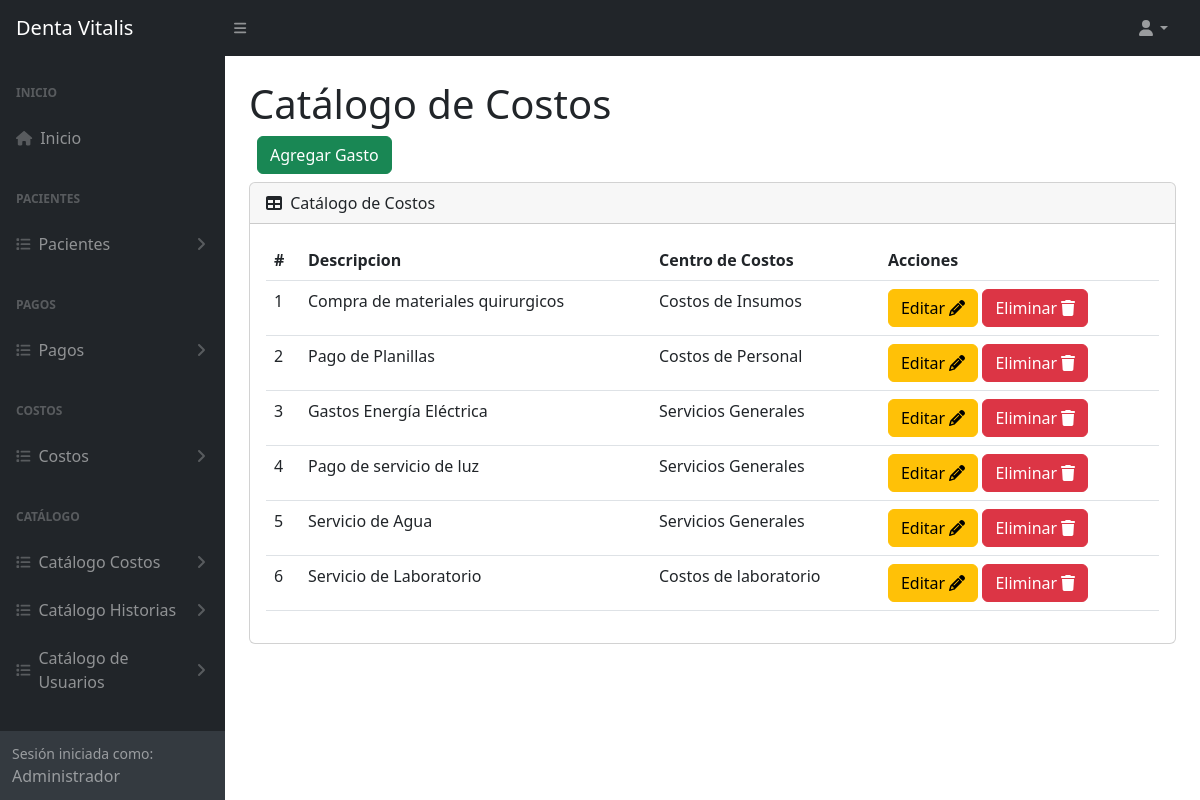
The app's page /gastos (signed in) with its own data.
### tables this page shows
CREATE TABLE `tba_gasto`  (
  `IdGasto` int NOT NULL AUTO_INCREMENT,
  `IdCentroCostos` int NOT NULL,
  `NombreGasto` varchar(150) NOT NULL,
  `FechaCreacion` datetime NOT NULL,
  `FechaActualizacion` datetime NOT NULL,
  PRIMARY KEY (`IdGasto`) USING BTREE,
  INDEX `tba_gasto_fkcentrocostos`(`IdCentroCostos`) USING BTREE,
  CONSTRAINT `tba_gasto_fkcentrocostos` FOREIGN KEY (`IdCentroCostos`) REFERENCES `tba_centrocostos` (`IdCentroCostos`) ON DELETE RESTRICT ON UPDATE RESTRICT
);

CREATE TABLE `tba_centrocostos`  (
  `IdCentroCostos` int NOT NULL AUTO_INCREMENT,
  `DescripcionCentro` varchar(100) NOT NULL,
  `FechaCreacion` datetime NOT NULL,
  `FechaActualizacion` datetime NOT NULL,
  PRIMARY KEY (`IdCentroCostos`) USING BTREE
);

### controller/plantilla.controller.php (called while the page is built)
<?php
class ControllerPlantilla
{
  static public function ctrPlantilla()
  {
    include "view/plantilla.php";
  }
}

### index.php (called while the page is built, shortened)
<?php
require_once "controller/plantilla.controller.php";
require_once "controller/gastos.controller.php";
require_once "controller/pagos.controller.php";
require_once "model/gastos.model.php";
$plantilla = new ControllerPlantilla();
$plantilla -> ctrPlantilla();

### controller/gastos.controller.php (called while the page is built, shortened)
<?php
class ControllerGastos
{
  public static function ctrMostrarGastos()
  {
    $tabla = "tba_gasto";
    $listaGastos = ModelGastos::mdlMostrarGastos($tabla);
    return $listaGastos;
  }
}

### model/conexion.php (called while the page is built)
<?php
class Conexion
{
  static public function conn()
  {
    $link = new PDO("mysql:host=localhost;dbname=db_dentavitalis","root","");
		$link->exec("set names utf8");
		return $link;
  }
}

### model/gastos.model.php (called while the page is built, shortened)
<?php
require_once "conexion.php";
class ModelGastos
{
  public static function mdlMostrarGastos($tabla)
  {
    $statement = Conexion::conn()->prepare("SELECT tba_gasto.IdGasto, tba_gasto.NombreGasto, tba_gasto.IdCentroCostos, tba_centrocostos.DescripcionCentro FROM $tabla INNER JOIN tba_centrocostos ON tba_gasto.IdCentroCostos = tba_centrocostos.IdCentroCostos ORDER BY IdGasto DESC");
    $statement -> execute();
    return $statement -> fetchAll();
  }
}

### view/modules/gastos.php (the view, shortened to what this page needs)
</div>
        </div>
        <div class="sb-sidenav-footer">
          <div class="small">Sesión iniciada como:</div>
          <?php echo $_SESSION["nombreUsuario"] ?>
        </div>
      </nav>
    </div>
    <div id="layoutSidenav_content">
      <main class="bg">
        <div class="container-fluid px-4">
          <h1 class="mt-4">Catálogo de Costos</h1>
          <div class="d-flex m-2">
            <button type="button" class="btn btn-success" data-bs-toggle="modal" data-bs-target="#modalAgregarGasto">
              Agregar Gasto
            </button>
          </div>
          <div class="card mb-4">
            <div class="card-header">
              <i class="fas fa-table me-1"></i>
              Catálogo de Costos
            </div>
            <div class="card-body">
              <table id="datatablesSimple" class="data-table-Gasto table">
                <thead>
                  <tr>
                    <th>#</th>
                    <th>Descripcion</th>
                    <th>Centro de Costos</th>
                    <th>Acciones</th>
                  </tr>
                </thead>
                <tbody>
                  <?php
                  $listaGastos = ControllerGastos::ctrMostrarGastos();
                  foreach ($listaGastos as $key => $value)
                  {
                    echo
                    '<tr>
                      <td>'.($key + 1).'</td>
                      <td>'.$value["NombreGasto"].'</td>
                      <td>'.$value["DescripcionCentro"].'</td>
                      <td>
                        <button class="btn btn-warning btnEditarGasto" codGasto="'.$value["IdGasto"].'" data-bs-toggle="modal" data-bs-target="#modalEditarGasto">Editar <i class="fa-solid fa-pencil"></i></button>
                        <button class="btn btn-danger btnEliminarGasto" codGasto="'.$value["IdGasto"].'">Eliminar <i class="fa-solid fa-trash"></i></button>
                      </td>
                    </tr>';
                  }
                  ?>
                </tbody>
              </table>
            </div>
          </div>
        </div>
      </main>
    </div>
  </div>

### records on screen
tba_gasto: NombreGasto "Compra de materiales quirurgicos", IdCentroCostos.DescripcionCentro "Costos de Insumos"
tba_gasto: NombreGasto "Pago de Planillas", IdCentroCostos.DescripcionCentro "Costos de Personal"
tba_gasto: NombreGasto "Gastos Energía Eléctrica", IdCentroCostos.DescripcionCentro "Servicios Generales"
tba_gasto: NombreGasto "Pago de servicio de luz", IdCentroCostos.DescripcionCentro "Servicios Generales"
tba_gasto: NombreGasto "Servicio de Agua", IdCentroCostos.DescripcionCentro "Servicios Generales"
tba_gasto: NombreGasto "Servicio de Laboratorio", IdCentroCostos.DescripcionCentro "Costos de laboratorio"

### other values on screen
$_SESSION["nombreUsuario"] "Administrador"
